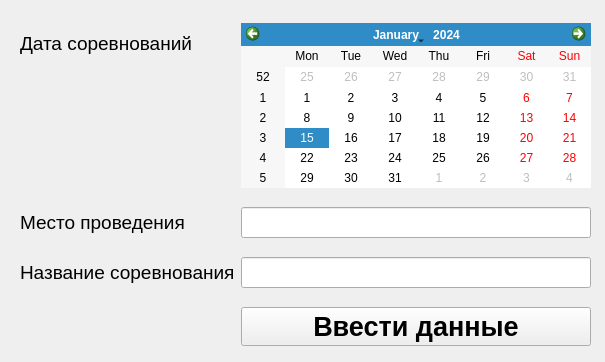
<?xml version="1.0" encoding="UTF-8"?>
<ui version="4.0">
 <class>Form</class>
 <widget class="QWidget" name="Form">
  <property name="geometry">
   <rect>
    <x>0</x>
    <y>0</y>
    <width>605</width>
    <height>362</height>
   </rect>
  </property>
  <property name="windowTitle">
   <string>Form</string>
  </property>
  <widget class="QWidget" name="formLayoutWidget_3">
   <property name="geometry">
    <rect>
     <x>20</x>
     <y>10</y>
     <width>571</width>
     <height>351</height>
    </rect>
   </property>
   <layout class="QFormLayout" name="formLayout_3">
    <item row="0" column="0">
     <widget class="QLabel" name="label_11">
      <property name="font">
       <font>
        <pointsize>14</pointsize>
       </font>
      </property>
      <property name="text">
       <string>Дата соревнований</string>
      </property>
     </widget>
    </item>
    <item row="0" column="1">
     <widget class="QCalendarWidget" name="calendarWidget_2">
      <property name="maximumSize">
       <size>
        <width>16777215</width>
        <height>165</height>
       </size>
      </property>
     </widget>
    </item>
    <item row="1" column="0">
     <widget class="QLabel" name="label_12">
      <property name="font">
       <font>
        <pointsize>14</pointsize>
       </font>
      </property>
      <property name="text">
       <string>Место проведения</string>
      </property>
     </widget>
    </item>
    <item row="1" column="1">
     <widget class="QLineEdit" name="lineEdit_6">
      <property name="font">
       <font>
        <pointsize>14</pointsize>
       </font>
      </property>
     </widget>
    </item>
    <item row="3" column="1">
     <widget class="QPushButton" name="pushButton_3">
      <property name="font">
       <font>
        <pointsize>20</pointsize>
        <weight>75</weight>
        <bold>true</bold>
       </font>
      </property>
      <property name="layoutDirection">
       <enum>Qt::LeftToRight</enum>
      </property>
      <property name="text">
       <string>Ввести данные</string>
      </property>
     </widget>
    </item>
    <item row="2" column="1">
     <widget class="QLineEdit" name="lineEdit">
      <property name="font">
       <font>
        <pointsize>14</pointsize>
       </font>
      </property>
     </widget>
    </item>
    <item row="2" column="0">
     <widget class="QLabel" name="label">
      <property name="font">
       <font>
        <pointsize>14</pointsize>
       </font>
      </property>
      <property name="text">
       <string>Название соревнования</string>
      </property>
     </widget>
    </item>
   </layout>
  </widget>
 </widget>
 <resources/>
 <connections/>
</ui>
